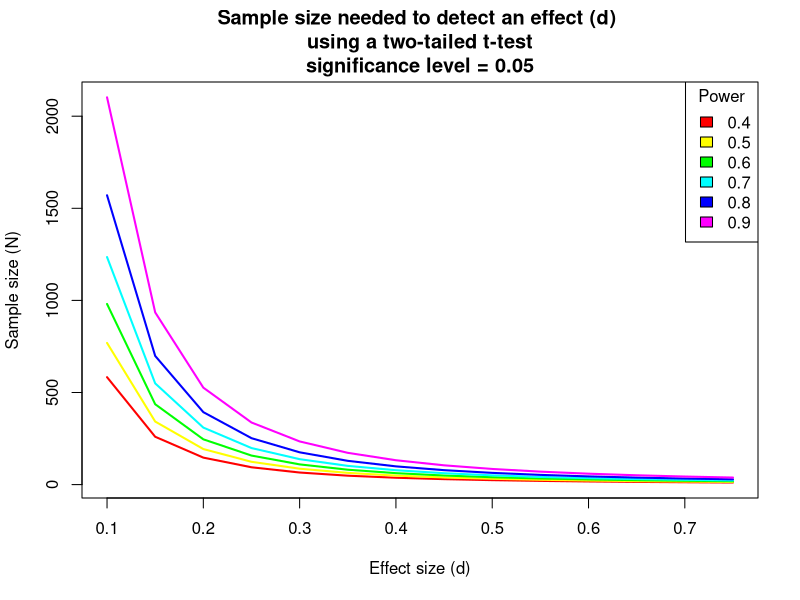

Source code (R):
# Plot power curves for two tailed t-test 

library(pwr)

# Range of t-test effect sizes 
effect_sizes <- seq(0.1, 0.75, 0.05)
num_effects <- length(effect_sizes)

# Range of power values
power_val <- seq(0.4, 0.9, 0.1)
num_power <- length(power_val)

# Create matrix of sample sizes needed
# to have a certain amount of power to detect
# an effect of a certain size
mat_size <- numeric(num_effects*num_power)
sample_sizes <- matrix(mat_size, nrow = num_effects, ncol = num_power)

# Populate the matrix
for (pow in 1:num_power) {
  for (eff in 1:num_effects) {
    result <- pwr.t.test(n = NULL, 
                       d = effect_sizes[eff],
                       power = power_val[pow], 
                       sig.level = 0.05,
                       alternative = "two.sided")
    sample_sizes[eff, pow] <- result$n
  }
}

# Did we do it correctly?
sample_sizes
effect_sizes
power_val

# Set up canvas
# Power as a function of sample size, by effect size, 
# at constant significance level of 0.05
xrange <- range(effect_sizes)  
yrange <- round(range(sample_sizes))

colors <- rainbow(length(power_val))

plot(xrange, yrange, type = "n", 
     xlab = "Effect size (d)", 
     ylab = "Sample size (N)")

# Populate the graph
for (pow in 1:num_power) {
  lines(effect_sizes, sample_sizes[,pow], type = "l", lwd = 2, col = colors[pow])
}

# Annotate graph
title("Sample size needed to detect an effect (d) \nusing a two-tailed t-test\nsignificance level = 0.05")
legend("topright", title = "Power", as.character(power_val), fill = colors)
